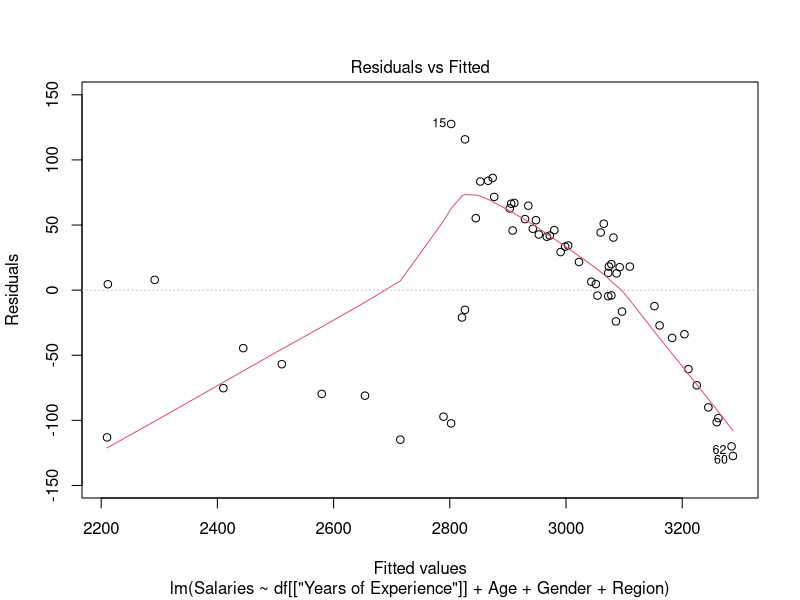
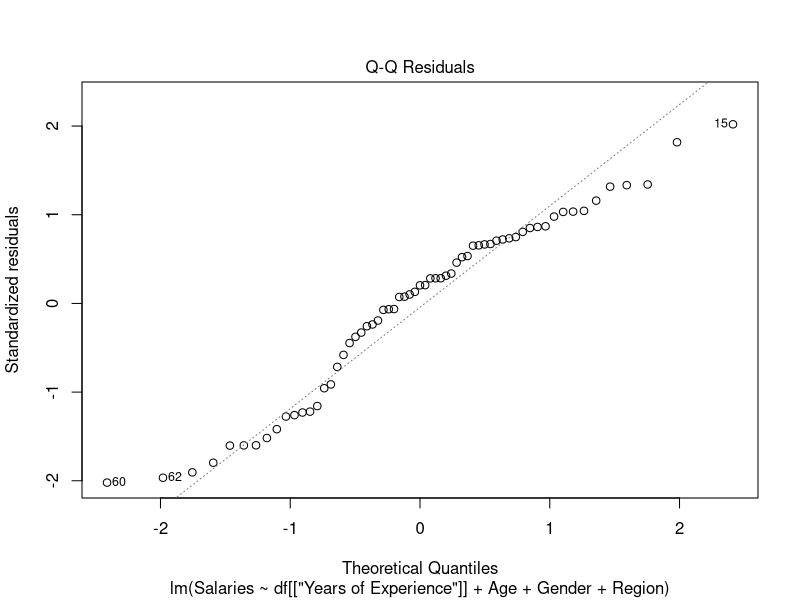
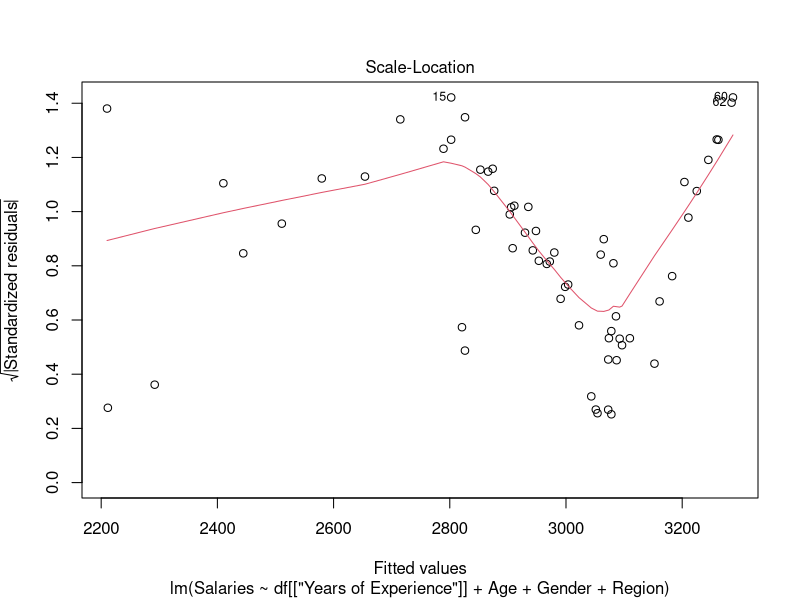
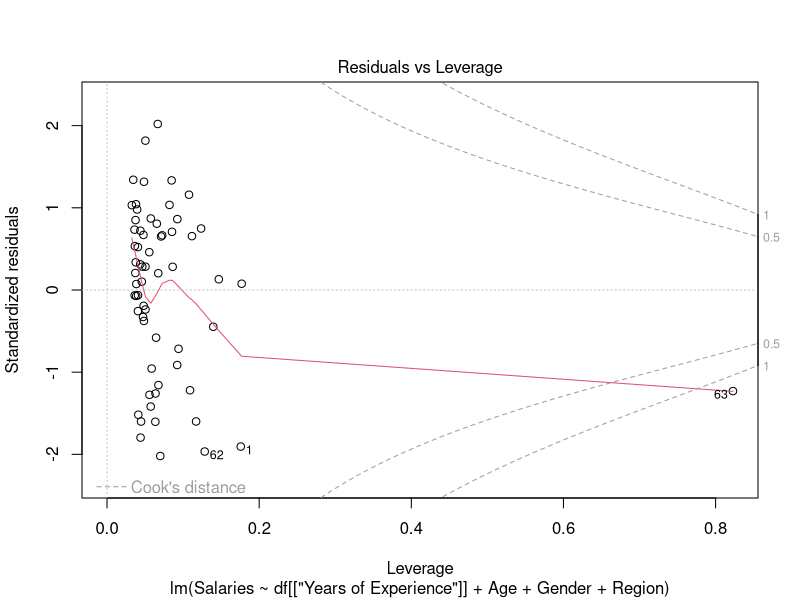

Source code (R) for these figures, in order:
## ---- chunk 1
#Multiple regression
#install.packages('readxl')
library('readxl')

#read excel data
df <- read_excel("Data1.xlsx")

#view the data
View(df)
## ---- chunk 2
#building the model
mlmodel <- lm(Salaries ~ df[['Years of Experience']] + Age + Gender + Region, data=df)
summary(mlmodel)
## ---- chunk 3
plot(mlmodel)
## ---- chunk 4
#Residual/ Sigma RSE 
sigma(mlmodel)/mean(df$Salaries)
